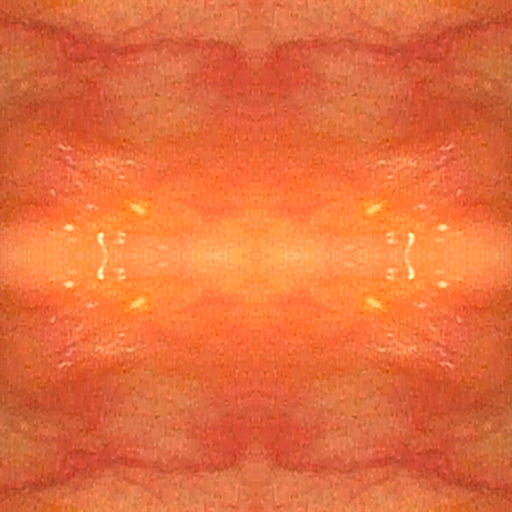
#> input picture assets/mucosa.jpg, 1024 x 1024 px (shown at 1/2 size)
$ python -i make_texture.py   (imports and definitions only)
#> lines starting #> are read from the running program, lines starting #| are printed output that depends on the picture
#> further down, picture is the input picture: PIL image 1024x1024 RGB; mean R, G, B 228.5, 110.4, 60.8
"""Wall texture from real colonoscopy: square mucosa crops (no polyp, inside the optics' octagon), mirror-tiled so the
texture repeats without seams. Writes candidates to out/tex/ and the chosen one to assets/mucosa.jpg."""
import sys
from pathlib import Path
from PIL import Image, ImageEnhance, ImageFilter, ImageOps

H = Path.home()
src = H / "medai-colon/outputs/polyp3d/web/hero_frame.jpg"
fr = H / "medai-colon/data/realcolon/frames/001-001/001-001_frames"
# [1 line not run here, left out]
cands = [(src, (170, 180, 570, 580)), (src, (420, 120, 820, 520)),
         (fr / "001-001_23400.jpg", (500, 150, 900, 550)), (fr / "001-001_30000.jpg", (450, 250, 850, 650)),
         (fr / "001-001_15000.jpg", (450, 250, 850, 650)), (fr / "001-001_33000.jpg", (450, 250, 850, 650))]


def tile(im):
    a = im; b = ImageOps.mirror(im); c = ImageOps.flip(im); d = ImageOps.flip(b)
    t = Image.new("RGB", (im.width * 2, im.height * 2))
#> t: PIL image 2048x2048 RGB; every value is 0
    t.paste(a, (0, 0)); t.paste(b, (im.width, 0)); t.paste(c, (0, im.height)); t.paste(d, (im.width, im.height))
#> after `t.paste(a, (0, 0))`:
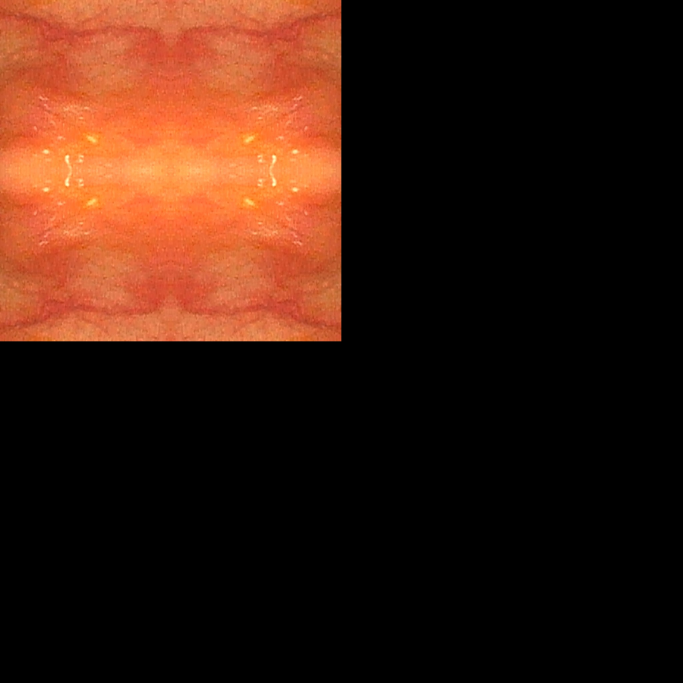
#> t: PIL image 2048x2048 RGB (shown at 1/3 size); mean R, G, B 57.1, 27.6, 15.2
#> after `t.paste(b, (im.width, 0))`:
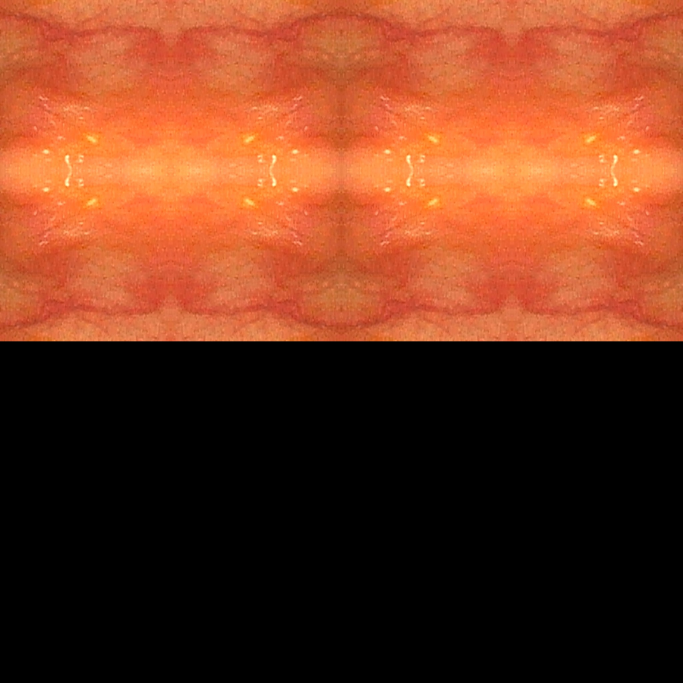
#> t: PIL image 2048x2048 RGB (shown at 1/3 size); mean R, G, B 114.2, 55.2, 30.4
#> after `t.paste(c, (0, im.height))`:
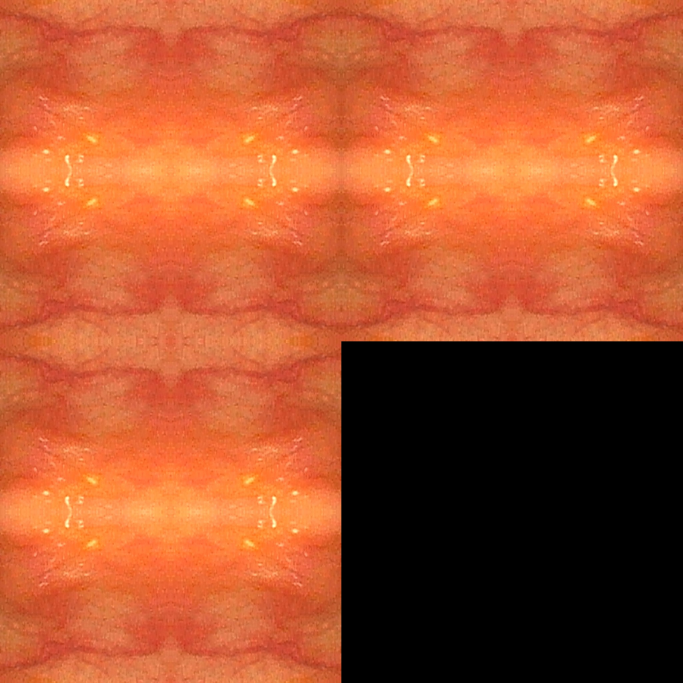
#> t: PIL image 2048x2048 RGB (shown at 1/3 size); mean R, G, B 171.4, 82.8, 45.6
#> after `t.paste(d, (im.width, im.height))`:
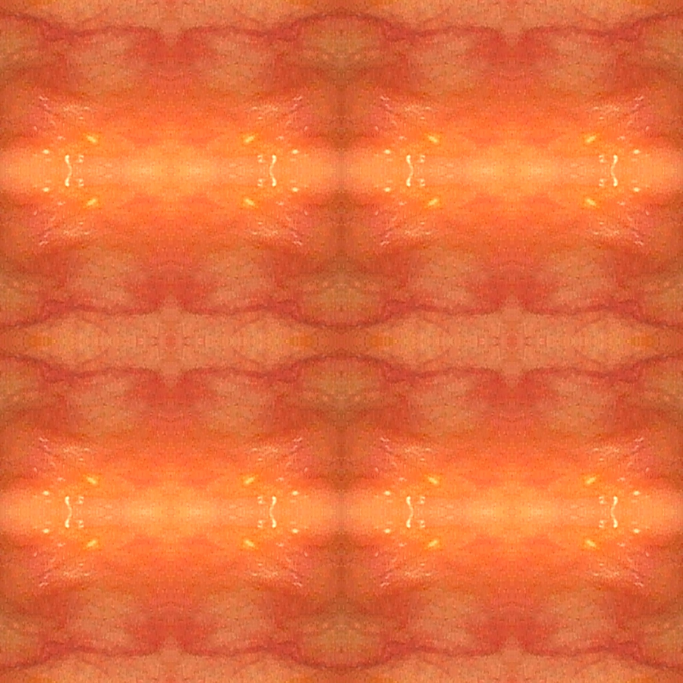
#> t: PIL image 2048x2048 RGB (shown at 1/3 size); mean R, G, B 228.5, 110.4, 60.8
    t = t.resize((1024, 1024), Image.LANCZOS).filter(ImageFilter.UnsharpMask(radius=3, percent=80, threshold=2))
#> t: PIL image 1024x1024 RGB
    return ImageEnhance.Contrast(t).enhance(1.35)   # bring out the vessels without shifting the hue
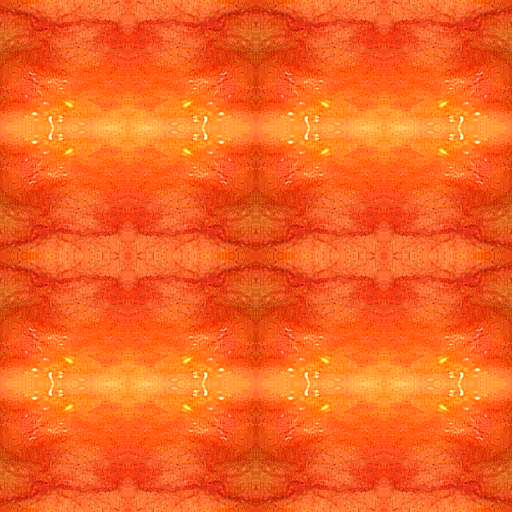
#> returned value: PIL image 1024x1024 RGB (shown at 1/2 size); mean R, G, B 245, 99.5, 33


# [7 lines not run here, left out]

>>> from PIL import Image
>>> picture = Image.open('assets/mucosa.jpg')
>>> result = tile(picture)
